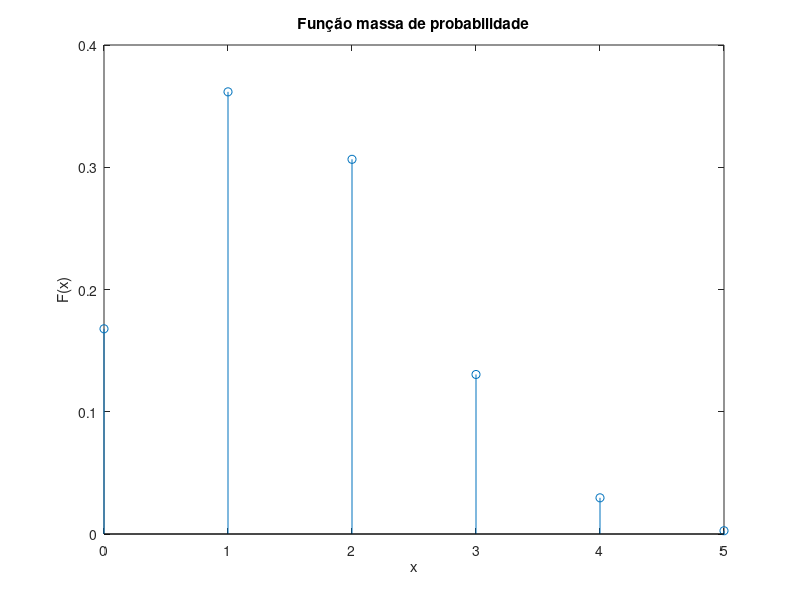
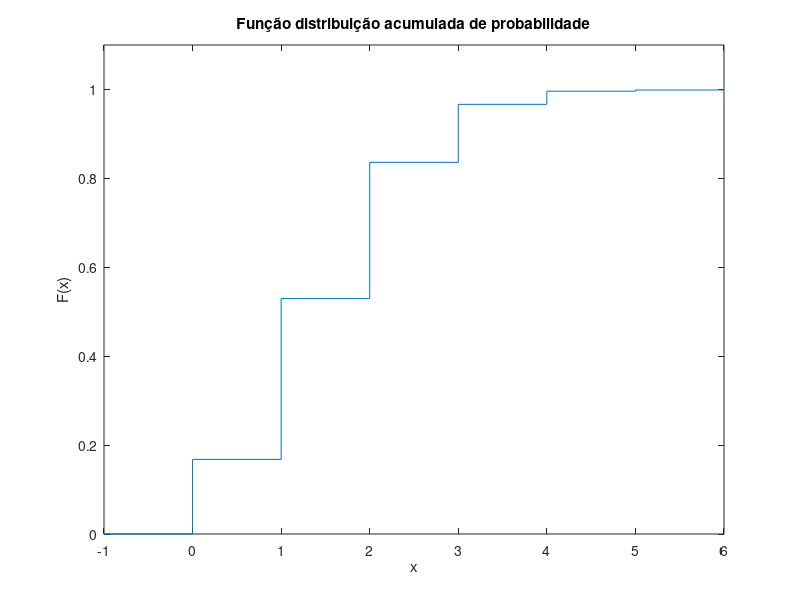
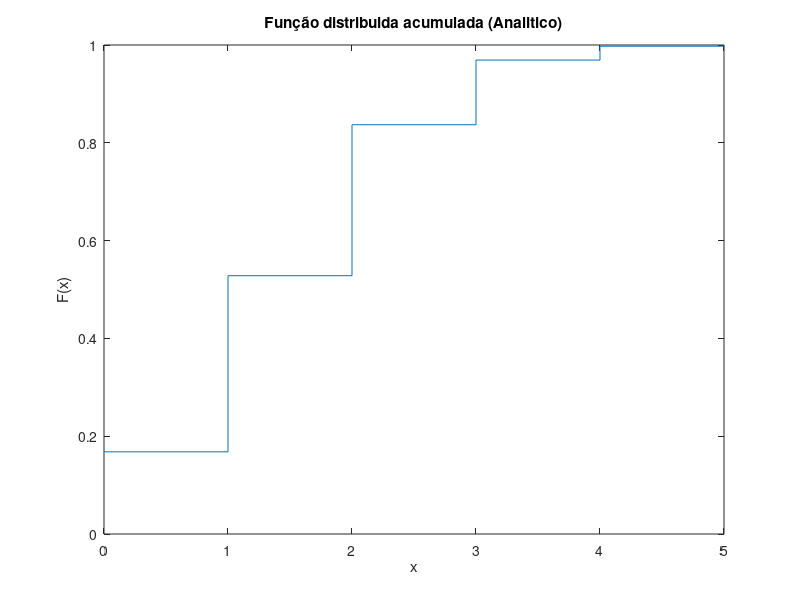

Source code (MATLAB) for these figures, in order:
clear all
% A)
p = 0.3;
Sx = 0:5;
N = 1e5;
pxArr = zeros(1,6);
n = 5;
for i = 0:5
    resultados = rand(n,N) < p;
    sucessos= sum(resultados)==i; % n de peças defeituosas
    probSimulacao = sum(sucessos)/N;
    pxArr(i+1) = probSimulacao;
end
figure(1)
stem(Sx,pxArr),title("Função massa de probabilidade"),xlabel("x"),ylabel("F(x)");

fprintf('A) i. f(0)= %f f(1)= %f f(2)= %f f(3)= %f f(4)= %f f(5)= %f \n', pxArr(1), pxArr(2), pxArr(3), pxArr(4), pxArr(5), pxArr(6))

figure(2)
cumSumProb = cumsum(pxArr);
stairs([-1 Sx 6],[0 cumSumProb cumSumProb(6)]),title("Função distribuição acumulada de probabilidade"),xlabel("x"),ylabel("F(x)");
ylim([0 1.1])

fprintf(' iii. P(x<=2) = %f\n', pxArr(1)+pxArr(2)+pxArr(3))

% B)
% i.

pD = 0.3; %probabilidade de defeito
k = 0:5; %numero de peças defeituosas
n = 5; %numero de peças
N = 1e5; %numero de experiencias

disp("Alinea bi)");

PA(1) = nchoosek(n,0)*pD^0*(1-pD)^(n-0);

for i = 2:length(k)
    PA(i) = PA(i-1) + nchoosek(n,i-1)*pD^(i-1)*(1-pD)^(n-(i-1));

end

figure(3);
stairs(k,PA);
title("Função distribuida acumulada (Analitico)");
xlabel("x");
ylabel("F(x)");

% ii.

fprintf("Probabilidade de ii) %f \n", PA(3));
